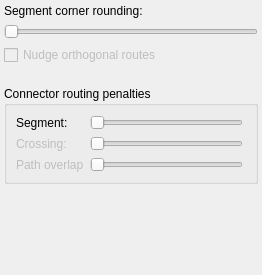
<?xml version="1.0" encoding="UTF-8"?>
<ui version="4.0">
 <class>ConnectorProperties</class>
 <widget class="QDockWidget" name="ConnectorProperties">
  <property name="geometry">
   <rect>
    <x>0</x>
    <y>0</y>
    <width>262</width>
    <height>275</height>
   </rect>
  </property>
  <property name="sizePolicy">
   <sizepolicy hsizetype="Preferred" vsizetype="Preferred">
    <horstretch>0</horstretch>
    <verstretch>0</verstretch>
   </sizepolicy>
  </property>
  <property name="maximumSize">
   <size>
    <width>524287</width>
    <height>524287</height>
   </size>
  </property>
  <property name="allowedAreas">
   <set>Qt::LeftDockWidgetArea|Qt::RightDockWidgetArea</set>
  </property>
  <property name="windowTitle">
   <string>Connector Properties</string>
  </property>
  <widget class="QWidget" name="dockWidgetContents">
   <property name="sizePolicy">
    <sizepolicy hsizetype="Preferred" vsizetype="Preferred">
     <horstretch>0</horstretch>
     <verstretch>0</verstretch>
    </sizepolicy>
   </property>
   <layout class="QVBoxLayout" name="verticalLayout" stretch="0,0,0,0,0,1">
    <property name="margin">
     <number>4</number>
    </property>
    <item>
     <widget class="QLabel" name="roundedCornersLabel">
      <property name="text">
       <string>Segment corner rounding:</string>
      </property>
     </widget>
    </item>
    <item>
     <widget class="QSlider" name="roundedCornersSlider">
      <property name="enabled">
       <bool>true</bool>
      </property>
      <property name="maximum">
       <number>30</number>
      </property>
      <property name="orientation">
       <enum>Qt::Horizontal</enum>
      </property>
     </widget>
    </item>
    <item>
     <widget class="QCheckBox" name="nudgingCheckBox">
      <property name="enabled">
       <bool>false</bool>
      </property>
      <property name="text">
       <string>Nudge orthogonal routes</string>
      </property>
     </widget>
    </item>
    <item>
     <spacer name="verticalSpacer">
      <property name="orientation">
       <enum>Qt::Vertical</enum>
      </property>
      <property name="sizeType">
       <enum>QSizePolicy::Fixed</enum>
      </property>
      <property name="sizeHint" stdset="0">
       <size>
        <width>20</width>
        <height>15</height>
       </size>
      </property>
     </spacer>
    </item>
    <item>
     <widget class="QGroupBox" name="groupBox">
      <property name="sizePolicy">
       <sizepolicy hsizetype="Expanding" vsizetype="Preferred">
        <horstretch>0</horstretch>
        <verstretch>0</verstretch>
       </sizepolicy>
      </property>
      <property name="title">
       <string>Connector routing penalties</string>
      </property>
      <layout class="QGridLayout" name="gridLayout_3">
       <property name="rightMargin">
        <number>12</number>
       </property>
       <item row="0" column="0">
        <layout class="QGridLayout" name="gridLayout" columnstretch="0,1">
         <property name="sizeConstraint">
          <enum>QLayout::SetMaximumSize</enum>
         </property>
         <property name="leftMargin">
          <number>0</number>
         </property>
         <item row="1" column="0">
          <widget class="QLabel" name="label">
           <property name="text">
            <string>Segment:</string>
           </property>
          </widget>
         </item>
         <item row="2" column="0">
          <widget class="QLabel" name="label_2">
           <property name="enabled">
            <bool>false</bool>
           </property>
           <property name="text">
            <string>Crossing:</string>
           </property>
          </widget>
         </item>
         <item row="3" column="0">
          <widget class="QLabel" name="label_3">
           <property name="enabled">
            <bool>false</bool>
           </property>
           <property name="text">
            <string>Path overlap</string>
           </property>
          </widget>
         </item>
         <item row="1" column="1">
          <widget class="QSlider" name="segmentPenaltySlider">
           <property name="orientation">
            <enum>Qt::Horizontal</enum>
           </property>
          </widget>
         </item>
         <item row="2" column="1">
          <widget class="QSlider" name="crossingPenaltySlider">
           <property name="enabled">
            <bool>false</bool>
           </property>
           <property name="orientation">
            <enum>Qt::Horizontal</enum>
           </property>
          </widget>
         </item>
         <item row="3" column="1">
          <widget class="QSlider" name="pathOverlapPenaltySlider">
           <property name="enabled">
            <bool>false</bool>
           </property>
           <property name="orientation">
            <enum>Qt::Horizontal</enum>
           </property>
          </widget>
         </item>
        </layout>
       </item>
      </layout>
     </widget>
    </item>
    <item>
     <spacer name="verticalSpacer_2">
      <property name="orientation">
       <enum>Qt::Vertical</enum>
      </property>
      <property name="sizeType">
       <enum>QSizePolicy::MinimumExpanding</enum>
      </property>
      <property name="sizeHint" stdset="0">
       <size>
        <width>20</width>
        <height>0</height>
       </size>
      </property>
     </spacer>
    </item>
   </layout>
  </widget>
 </widget>
 <resources/>
 <connections/>
</ui>
